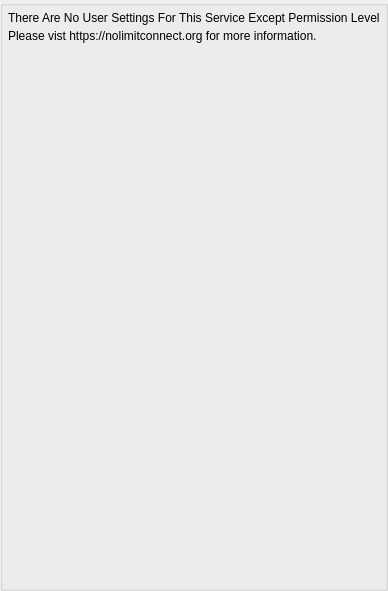
<?xml version="1.0" encoding="UTF-8"?>
<ui version="4.0">
 <class>AppletSettingsNoUserSettingsUi</class>
 <widget class="QWidget" name="AppletSettingsNoUserSettingsUi">
  <property name="geometry">
   <rect>
    <x>0</x>
    <y>0</y>
    <width>376</width>
    <height>591</height>
   </rect>
  </property>
  <property name="sizePolicy">
   <sizepolicy hsizetype="Expanding" vsizetype="Expanding">
    <horstretch>0</horstretch>
    <verstretch>0</verstretch>
   </sizepolicy>
  </property>
  <property name="windowTitle">
   <string>Offer Session</string>
  </property>
  <layout class="QVBoxLayout" name="verticalLayout">
   <property name="spacing">
    <number>0</number>
   </property>
   <property name="leftMargin">
    <number>0</number>
   </property>
   <property name="topMargin">
    <number>0</number>
   </property>
   <property name="rightMargin">
    <number>0</number>
   </property>
   <property name="bottomMargin">
    <number>0</number>
   </property>
   <item>
    <widget class="QGroupBox" name="StyledDlgItemsBox">
     <property name="sizePolicy">
      <sizepolicy hsizetype="Expanding" vsizetype="Expanding">
       <horstretch>0</horstretch>
       <verstretch>0</verstretch>
      </sizepolicy>
     </property>
     <property name="minimumSize">
      <size>
       <width>0</width>
       <height>0</height>
      </size>
     </property>
     <property name="title">
      <string/>
     </property>
     <layout class="QVBoxLayout" name="verticalLayout_2">
      <property name="spacing">
       <number>4</number>
      </property>
      <property name="leftMargin">
       <number>5</number>
      </property>
      <property name="topMargin">
       <number>5</number>
      </property>
      <property name="rightMargin">
       <number>5</number>
      </property>
      <property name="bottomMargin">
       <number>5</number>
      </property>
      <item>
       <widget class="QLabel" name="m_NoUserSettingsLabel">
        <property name="text">
         <string>There Are No User Settings For This Service Except Permission Level</string>
        </property>
       </widget>
      </item>
      <item>
       <widget class="QLabel" name="m_PleaseVisitLabel">
        <property name="text">
         <string>Please vist https://nolimitconnect.org for more information.</string>
        </property>
       </widget>
      </item>
      <item>
       <spacer name="verticalSpacer">
        <property name="orientation">
         <enum>Qt::Vertical</enum>
        </property>
        <property name="sizeHint" stdset="0">
         <size>
          <width>20</width>
          <height>40</height>
         </size>
        </property>
       </spacer>
      </item>
     </layout>
    </widget>
   </item>
  </layout>
 </widget>
 <resources/>
 <connections/>
</ui>
